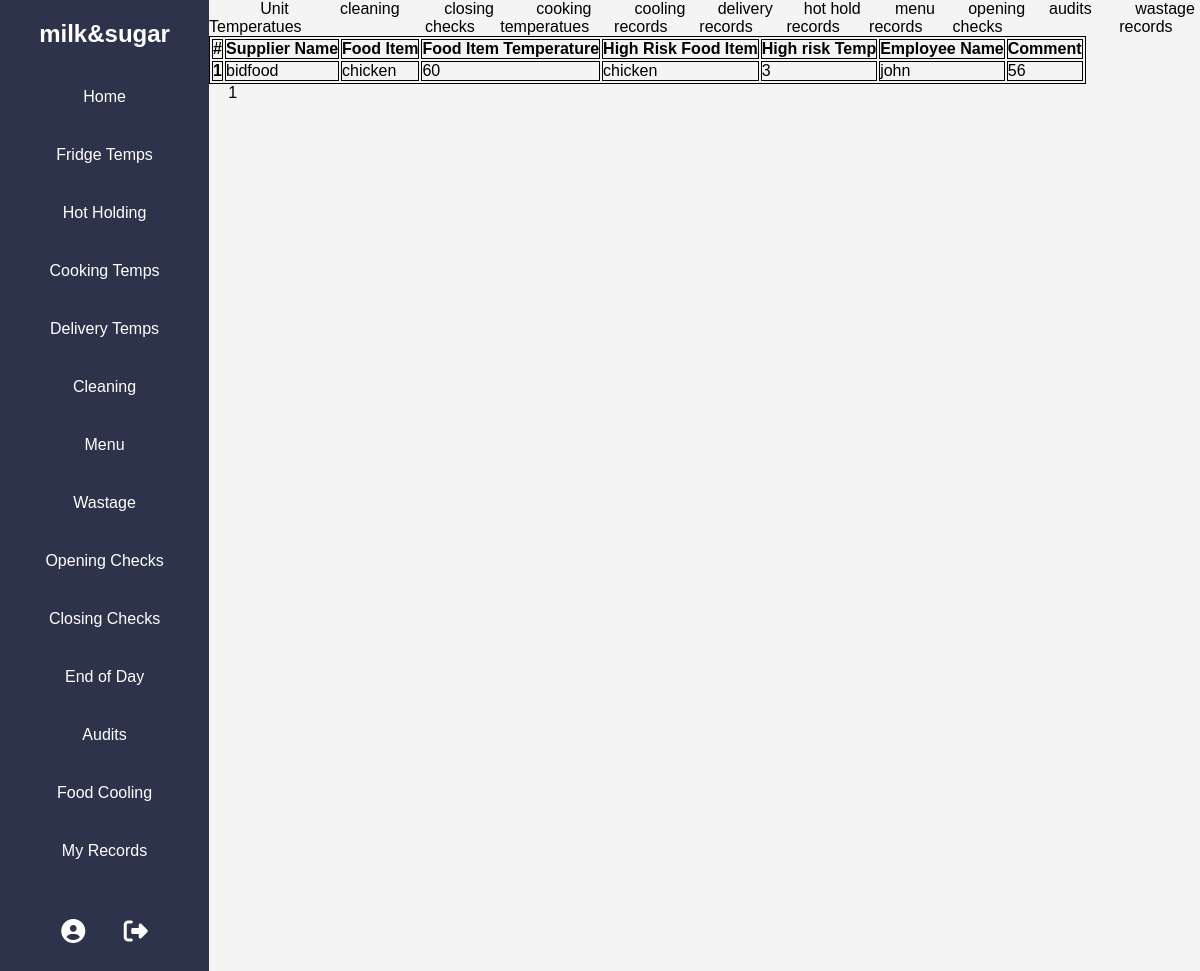
Screenshot of /delivery_temp_records/1 (signed in) with the database file from the repository.
### SafeFoodApp/models.py (models this page shows, shortened)
class User(db.Model, UserMixin):
    id = db.Column(db.Integer, primary_key=True, nullable=False)
    username = db.Column(db.String(50), nullable=False)
    email = db.Column(db.String(50), unique=True, nullable=False)
    company_name = db.Column(db.String(120), unique=False, nullable=False)
    password = db.Column(db.String(60), unique=False, nullable=False)
    user_temp_records = db.relationship('FridgeFreezerTempTable', backref=db.backref('user', lazy=True))
    user_cooking_temp_records = db.relationship("CookingTemperatureTable", backref=db.backref('user', lazy=True))
    user_delivery_temp_records = db.relationship("DeliveryTemperatureTable", backref=db.backref('user', lazy=True))
    hot_hold_records = db.relationship("HotHoldTable", backref=db.backref('user', lazy=True))
    menu_spec = db.relationship("MenuTable", backref=db.backref('user', lazy=True))
    wastage = db.relationship("WastageTable", backref=db.backref('user', lazy=True))
    cooling_records = db.relationship("FoodCoolingTable", backref=db.backref('user', lazy=True))

class Base(db.Model):
    __abstract__ = True
    employee_name =  db.Column(db.String(50), nullable=False)
    date_submitted = db.Column(db.DateTime, nullable=False, default=datetime.utcnow)
    comment =  db.Column(db.String(100), nullable=True)

class DeliveryTemperatureTable(Base):
    id = db.Column(db.Integer, primary_key=True)
    food_item = db.Column(db.String(20), nullable=False)
    temperature = db.Column(db.String(10), nullable=False)
    high_risk_food_item = db.Column(db.String(20), nullable=False)
    high_risk_temperature = db.Column(db.String(10), nullable=False)
    supplier_name =  db.Column(db.String(20), nullable=False)
    company_id = db.Column(db.Integer, db.ForeignKey('user.id'), nullable=False)

### SafeFoodApp/routes.py (the view)
@app.route("/delivery_temp_records/<int:page_number>")
def delivery_records(page_number):
    records = DeliveryTemperatureTable.query.filter_by(user=current_user).paginate(per_page=5, page=page_number, error_out=True)
    return render_template("delivery_temp_records.html", user_records=records)

### SafeFoodApp/models.py (called while the page is built)
@login_manager.user_loader
def load_user(user_id):
    return User.query.get(int(user_id))

### SafeFoodApp/templates/delivery_temp_records.html
{% extends "records.html"%}
{%block recordcontent%}
<table class="table table-striped">
    <thead>
        <tr>
            <th scope="col">#</th>
            <th scope="col">Supplier Name</th>
            <th scope="col">Food Item</th>
            <th scope="col">Food Item Temperature</th>
            <th scope="col">High Risk Food Item</th>
            <th scope="col">High risk Temp</th>
            <th scope="col">Employee Name</th>
            <th scope="col">Comment</th>
        </tr>
    </thead>
    <tbody>
        {% for record in user_records.items %}
            <tr>
                <th scope="col">{{ loop.index }}</th>
                <td>{{record.supplier_name}}</td>
                <td>{{record.food_item}}</td>
                <td>{{record.temperature}}</td>
                <td>{{record.high_risk_food_item}}</td>
                <td>{{record.high_risk_temperature}}</th>
                <td>{{record.employee_name}}</td>
                <td>{{record.comment}}</td>
            </tr>
        {% endfor %}
    </tbody>
</table>
{% for page in user_records.iter_pages() %}
{% if page %}
<a class="test" href="{{url_for('unit_records', page_number=page) }}">{{ page }}</a>
{% else %}
.
{% endif %}
{% endfor %}
{% endblock%}

### SafeFoodApp/templates/layouts.html (shortened to what this page needs)
<!DOCTYPE html>
<html lang="en">
<head>
    <link rel="stylesheet" type="text/css" href="{{ url_for('static', filename='main.css') }}">
</head>
<body>
    <div class="container">
        <nav>
            <div class="side-nav">
                <ul>
                    <li>
                        <h2><a href="#">{{ current_user.company_name }}</a></h2>
                    </li>
                    <li><a href="{{url_for('app_home')}}">Home</a></li>
                    <li><a href="{{url_for('fridge_freezer_temps')}}">Fridge Temps</a></li>
                    <li><a href="{{url_for('hot_hold')}}"> Hot Holding</a></li>
                    <li><a href="{{url_for('cooking_temps')}}">Cooking Temps</a></li>
                    <li><a href="{{url_for('delivery')}}">Delivery Temps</a></li>
                    <li><a href="{{url_for('cleaning')}}">Cleaning</a></li>
                    <li><a href="{{url_for('menu')}}">Menu</a></li>
                    <li><a href="{{url_for('wastage')}}">Wastage</a></li>
                    <li><a href="{{url_for('opening_checks')}}">Opening Checks</a></li>
                    <li><a href="{{url_for('closing')}}">Closing Checks</a></li>
                    <li><a href="{{url_for('fridge_freezer_temps')}}">End of Day </a></li>
                    <li><a href="{{url_for('audits')}}">Audits</a></li>
                    <li><a href="{{url_for('food_cooling')}}">Food Cooling</a></li>
                    <li><a href="{{url_for('records')}}">My Records</a></li>
                    <div class="login-account">
                        <a href="#"><i class="fas fa-user-circle"></i></a>
                        <a href="{{url_for('logout')}}"><i class="fas fa-sign-out-alt"></i></a>
                    </div>
                </ul>
            </div>
        </nav>
        <div>
            {% block content %}{% endblock %}
        </div>
    </div>
</body>
</html>

### SafeFoodApp/static/main.css (style rules this page uses)
* { margin: 0; padding: 0; }
body { background-color: #f4f4f4; font-family: 'Montserrat', sans-serif; }
a { text-decoration: none; color: white; }
.test { color: black; }
li { list-style: none; }
table, th, td { border: 1px solid black; }
.container { display: grid; grid-template-columns: 1fr 8fr; height: 100vh; }
.side-nav { height: 100%; background-color: #2d334a; text-align: center; }
.side-nav li { padding: 20px; color: white; }
.login-account { display: flex; flex-direction: row; font-size: 1.5rem; justify-content: center; }
.login-account, a { padding: 1.2rem; }

### rows the page displays
User: company_name "milk&sugar"
DeliveryTemperatureTable: supplier_name "bidfood", food_item "chicken", temperature "60", high_risk_food_item "chicken", high_risk_temperature "3", employee_name "john", comment "56"

### other values shown
{{ page }} "1"
